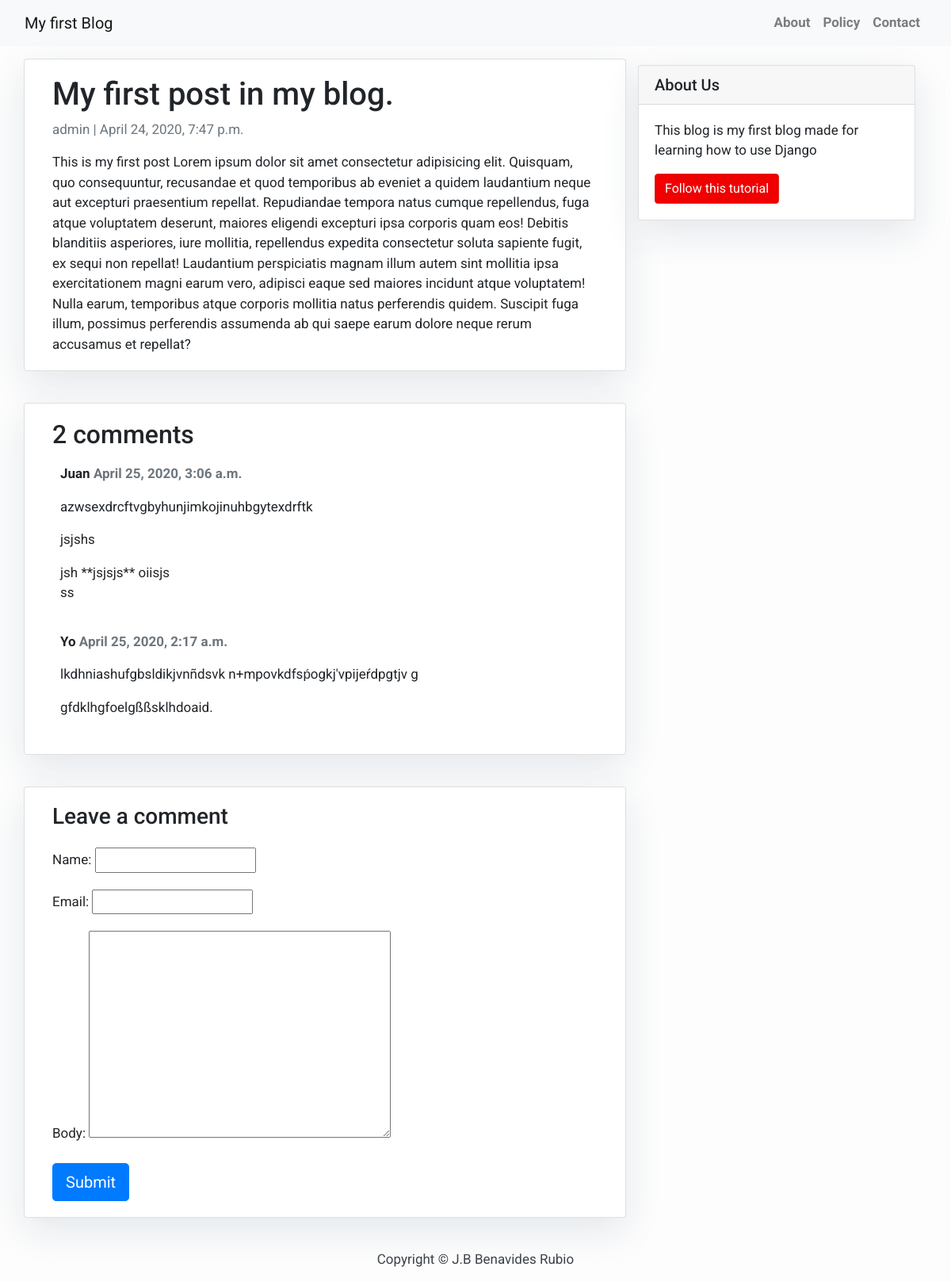
The app's page /my-first-post/ with its own data.
### blog/models.py (models this page shows, shortened)
class Post(models.Model):
    title = models.CharField(max_length=200, unique=True)
    slug = models.SlugField(max_length=200, unique=True)
    author = models.ForeignKey(User, on_delete=models.CASCADE, related_name= 'blog_posts')
    updated_on = models.DateTimeField(auto_now = True)
    content = models.TextField()
    created_on = models.DateTimeField(auto_now_add = True)
    status = models.IntegerField(choices=STATUS, default = 0)
    class Meta:
        ordering = ['-created_on']

class Comment(models.Model):
    post = models.ForeignKey(Post, on_delete=models.CASCADE, related_name = 'comments')
    name = models.CharField(max_length = 80)
    email = models.EmailField()
    body = models.TextField()
    created_on = models.DateTimeField(auto_now_add = True)
    active = models.BooleanField(default = False)
    class Meta:
        ordering = ['-created_on']

### blog/views.py (the view)
# urls.py: path('<slug:slug>/', views.post_detail, name = 'post_detail'),
def post_detail(request, slug):
    template_name = 'post_detail.html'
    post = get_object_or_404(Post, slug=slug)
    comments = post.comments.filter(active = True)
    new_comment = None
    if request.method == 'POST':
        comment_form = CommentForm(data = request.POST)
        if comment_form.is_valid():
            new_comment = comment_form.save(commit = False)
            new_comment.post = post
            new_comment.save()
    else:
        comment_form = CommentForm()
    return render(request, template_name, { 'post': post,
                                            'comments': comments,
                                            'new_comment': new_comment,
                                            'comment_form': comment_form})

### blog/forms.py
class CommentForm(forms.ModelForm):
    class Meta:
        model = Comment
        fields = ('name', 'email', 'body')

### templates/post_detail.html (shortened to what this page needs)
{% extends 'base.html' %}
{% block content %}
<div class="container">
    <div class="row">
        <div class="col-md-8 card mb-4 mt-3 lrft top">
            <div class="card-body">
                <h1>{% block title %} {{ post.title }} {% endblock title %}</h1>
                <p class="text-muted">{{ post.author }} | {{ post.created_on }}</p>
                <p class="card-text">{{ post.content | safe }}</p>
            </div>
        </div>
        {% block sidebar %} {% include 'sidebar.html' %} {% endblock sidebar %}
        <div class="col-md-8 card mb-4 mt-3">
            <div class="card-body">
                <h2>{{ comments.count }} comments</h2>
                {% for comment in comments %}
                <div class="comments" style="padding: 10px;">
                    <p class="font-weight-bold">
                        {{ comment.name }}
                        <span class="text-muted fontweight-normal">
                            {{ comment.created_on }}
                        </span>
                        {{ comment.body | linebreaks}}
                    </p>
                </div>
                {% endfor %}
            </div>
        </div>
        <div class="col-md-8 card mb-4 mt-3">
            <div class="card-body">
                {% if new_comment %}
                <div class="alert alert-success" role="alert">
                    Your comment is awaiting moderation
                </div>
                {% else %}
                <h3>Leave a comment</h3>
                <form method="post" style="margin-top: 1.3em;">
                    {{ comment_form.as_p }}
                    <button type="submit" class="btn btn-primary btn-lg">Submit</button>
                </form>
                {% endif %}
            </div>
        </div>
    </div>
</div>
{% endblock content %}

### templates/base.html (style rules this page uses)
body { font-family: 'Roboto', sans-serif; font-size: 17px; background-color: #fdfdfd; }

### templates/sidebar.html (style rules this page uses)
.card { box-shadow: 0 16px 48px #e3e7eb; }

### records on screen
Post: title "My first post in my blog.", author "admin", created_on "April 24, 2020, 7:47 p.m.", content "This is my first post Lorem ipsum dolor sit amet consectetur adipisicing elit. Quisquam, quo consequuntur, recusandae et quod temporibus ab eveniet a quidem laudantium neque aut excepturi praesentium repellat. Repudiandae tempora natus cumque repellendus, fuga atque voluptatem deserunt, maiores eligendi excepturi ipsa corporis quam eos! Debitis blanditiis asperiores, iure mollitia, repellendus expedita consectetur soluta sapiente fugit, ex sequi non repellat! Laudantium perspiciatis magnam illum autem sint mollitia ipsa exercitationem magni earum vero, adipisci eaque sed maiores incidunt atque voluptatem! Nulla earum, temporibus atque corporis mollitia natus perferendis quidem. Suscipit…"
Comment: name "Juan", created_on "April 25, 2020, 3:06 a.m.", body "azwsexdrcftvgbyhunjimkojinuhbgytexdrftk jsjshs jsh **jsjsjs** oiisjs ss"
Comment: name "Yo", created_on "April 25, 2020, 2:17 a.m.", body "lkdhniashufgbsldikjvnñdsvk n+mpovkdfsṕogkj'vpijeŕdpgtjv g gfdklhgfoelgßßsklhdoaid."

### other values on screen
{{ comments.count }} "2"
